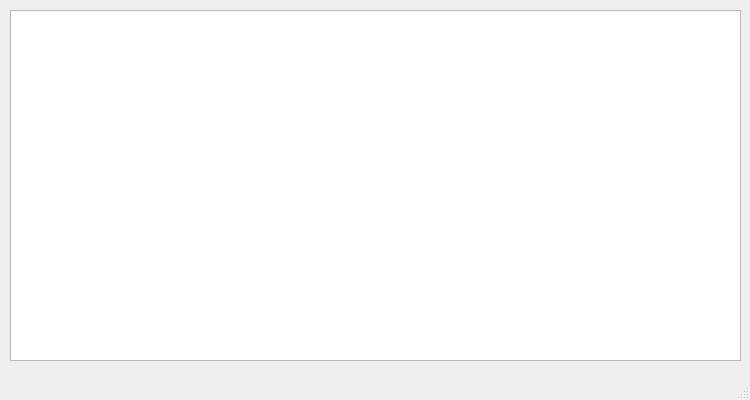
<?xml version="1.0" encoding="UTF-8"?>
<ui version="4.0">
 <class>GameGUI</class>
 <widget class="QMainWindow" name="GameGUI">
  <property name="geometry">
   <rect>
    <x>0</x>
    <y>0</y>
    <width>750</width>
    <height>400</height>
   </rect>
  </property>
  <property name="minimumSize">
   <size>
    <width>750</width>
    <height>400</height>
   </size>
  </property>
  <property name="maximumSize">
   <size>
    <width>750</width>
    <height>400</height>
   </size>
  </property>
  <property name="windowTitle">
   <string>S P P  Simple Scorched Earth</string>
  </property>
  <widget class="QWidget" name="centralWidget">
   <widget class="QGraphicsView" name="gameField">
    <property name="geometry">
     <rect>
      <x>10</x>
      <y>10</y>
      <width>731</width>
      <height>351</height>
     </rect>
    </property>
    <property name="minimumSize">
     <size>
      <width>731</width>
      <height>351</height>
     </size>
    </property>
    <property name="maximumSize">
     <size>
      <width>731</width>
      <height>351</height>
     </size>
    </property>
   </widget>
  </widget>
  <widget class="QStatusBar" name="statusBar"/>
 </widget>
 <layoutdefault spacing="6" margin="11"/>
 <resources/>
 <connections/>
</ui>
